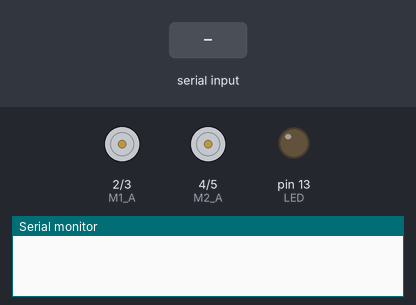
This sketch was run on a simulated Arduino Uno, built with avr-gcc and run on an emulated ATmega328P. Shown: motor-driver pin pairs drawn as motors (green arrow = first pin HIGH = forward, orange = second pin HIGH = backward, longer = more drive, scaled by the enable pin), output pins drawn as LEDs (lit = HIGH), the last lines printed to the serial monitor. Inputs (shaded band) come from the test bench.

Above: at 1.7 s.
1.8 s: "i" received over Serial
At 2.9 s:
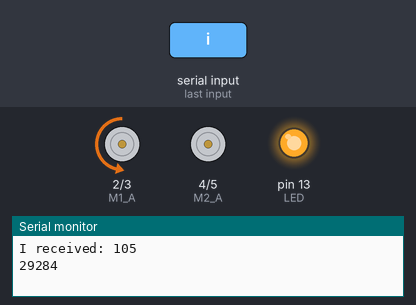
3.3 s: "j" received over Serial
At 4.0 s:
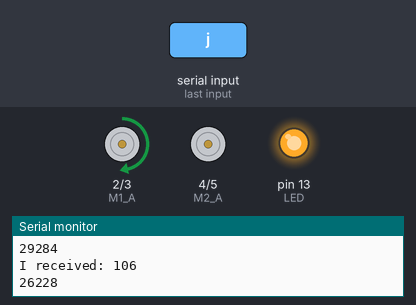
4.8 s: "l" received over Serial
At 5.1 s:
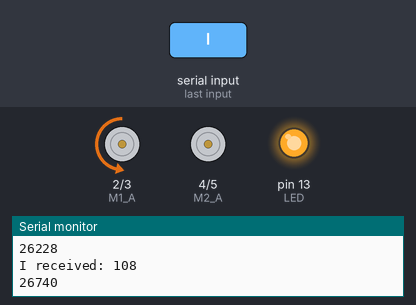
6.3 s: "k" received over Serial
At 7.5 s:
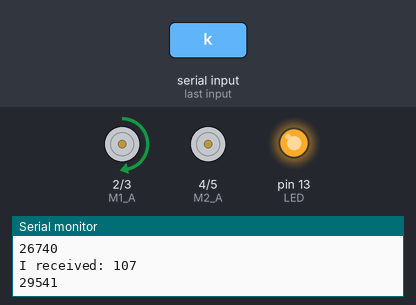
7.8 s: byte 47 (47) received over Serial
At 8.6 s:
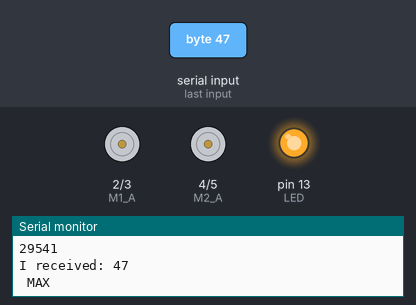
9.3 s: "i" received over Serial
At 9.8 s:
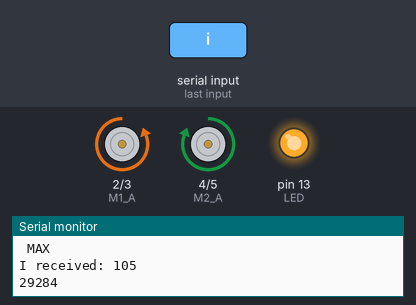
Timing chart, 0 to 11.8 s (numbered marks = the images above; inputs shaded):
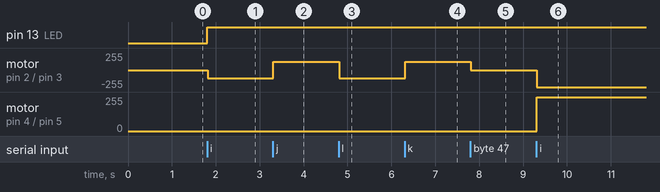

The sketch:

L298Dual_motor.ino
```cpp
// L298 motor control
// Arduino Robotics


// L298 motor control variables
int M1_A = 2;
int M1_B = 3;
int M2_A = 4;
int M2_B = 5;
int M1_PWM = 6;
int M2_PWM = 7;

// LED pin attached to Arduino D13
int LED = 13;

// variable to store speed value
int speed_val = 125;
int incomingByte = 0;

void setup(){

// Start serial monitor at 115,200 bps
Serial.begin(9600);

// declare outputs
pinMode(LED, OUTPUT);

pinMode(M1_A, OUTPUT);
pinMode(M1_PWM, OUTPUT);
pinMode(M1_B, OUTPUT);
pinMode(M2_A, OUTPUT);
pinMode(M2_PWM, OUTPUT);
pinMode(M2_B, OUTPUT);

// turn motors Off by default
MOTOR_stop();
delay(500);
}

void loop(){
	// check for serial data
		if (Serial.available() > 0) {
		// read the incoming byte:
		incomingByte = Serial.read();
		// if available, blink LED and print serial data received.
		digitalWrite(LED, HIGH);
		// say what you got:
		Serial.print("I received: ");
		Serial.println(incomingByte);
		// delay 10 milliseconds ,,,to allow serial update time
		delay(10);
MOTOR_stop();

		// check incoming byte for direction
		// if byte is equal to "46" or "," - raise speed
		if (incomingByte == 46){
			speed_val = speed_val + 5;
			test_speed();
			Serial.println(speed_val);
		}
		// if byte is equal to "44" or "." - lower speed
		else if (incomingByte == 44){
			speed_val = speed_val - 5;
			test_speed();
			Serial.println(speed_val);
		}
		// if byte is equal to "47" or "/" - max speed
		else if (incomingByte == 47){
			speed_val = 255;
			test_speed();
		}
		// if byte is equal to "105" or "i", go forward
		else if (incomingByte == 105){
			MOTOR_forward(speed_val);
		Serial.println('MOTOR_forward');
			delay(25);
		}
		// if byte is equal to "106" or "j", go left
		else if (incomingByte == 106){
			MOTOR_turnleft(speed_val);
		Serial.println('MOTOR_turnleft');
			delay(25);
		}
		// if byte is equal to "108" or "l", go right
		else if (incomingByte == 108){
			MOTOR_turnright(speed_val);
		Serial.println('MOTOR_turnright');
			delay(25);
		}
		// if byte is equal to "107" or "k", go reverse
		else if (incomingByte == 107){
			MOTOR_reverse(speed_val);
		Serial.println('MOTOR_reverse');
			delay(25);
		}
		else {
			MOTOR_stop();
		Serial.println('MOTOR_stop');
			digitalWrite(LED, LOW);
		}
	} //end IF Serial.available() > 0)
} //end Loop

  //Speed Control
	void test_speed(){
		// constrain speed value to between 0-255
		if (speed_val > 250){
			speed_val = 255;
			Serial.println(" MAX ");
		}
		if (speed_val < 0){
			speed_val = 0;
			Serial.println(" MIN ");
		}
	 } //end test_speed

void MOTOR_forward(int x){
	digitalWrite(M1_A, LOW);
	digitalWrite(M1_B, HIGH);
	analogWrite(M1_PWM, x);
	digitalWrite(M2_B, LOW);
	digitalWrite(M2_A, HIGH);
	analogWrite(M2_PWM, x);
}

void MOTOR_turnleft(int x){
	digitalWrite(M1_A, HIGH);
	digitalWrite(M1_B, LOW);
	analogWrite(M1_PWM, x);
	digitalWrite(M2_B, LOW);
	digitalWrite(M2_A, HIGH);
	analogWrite(M2_PWM, x);
}
void MOTOR_turnright(int x){
	digitalWrite(M1_A, LOW);
	digitalWrite(M1_B, HIGH);
	analogWrite(M1_PWM, x);
	digitalWrite(M2_B, HIGH);
	digitalWrite(M2_A, LOW);
	analogWrite(M2_PWM, x);
}

void MOTOR_reverse(int x){
	digitalWrite(M1_B, LOW);
	digitalWrite(M1_A, HIGH);
	analogWrite(M1_PWM, x);
	digitalWrite(M2_A, LOW);
	digitalWrite(M2_B, HIGH);
	analogWrite(M2_PWM, x);
}

void MOTOR_stop(){
	digitalWrite(M1_B, LOW);
	digitalWrite(M1_A, LOW);
	digitalWrite(M1_PWM, LOW);
	digitalWrite(M2_B, LOW);
	digitalWrite(M2_A, LOW);
	digitalWrite(M2_PWM, LOW);
}
```

Measured:
- after the input at 1.8 s, pin 13 (LED): LOW → HIGH at once; motor on pin 2 (M1_A) / pin 3 (M1_B): stopped → backward 125/255 at once
- after the input at 3.3 s, motor on pin 2 (M1_A) / pin 3 (M1_B): backward 125/255 → forward 125/255 at once
- after the input at 4.8 s, motor on pin 2 (M1_A) / pin 3 (M1_B): forward 125/255 → backward 125/255 at once
- after the input at 6.3 s, motor on pin 2 (M1_A) / pin 3 (M1_B): backward 125/255 → forward 125/255 at once
- after the input at 7.8 s, motor on pin 2 (M1_A) / pin 3 (M1_B): forward 125/255 → stopped at once
- after the input at 9.3 s, motor on pin 2 (M1_A) / pin 3 (M1_B): stopped → backward 255/255 at once; motor on pin 4 (M2_A) / pin 5 (M2_B): stopped → forward 255/255 at once
